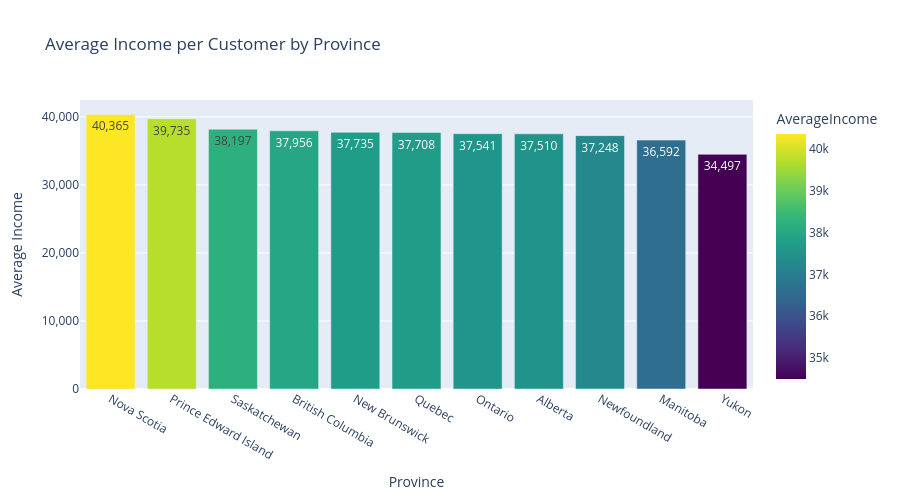

This figure's notebook cell:
### Markdown cell above
#### Province and Income (mean of all customer) Distribution

### Code cell
income_mean = (
    customers.groupby('Province or State')['Income']
    .mean()
    .reset_index(name='AverageIncome')
    .sort_values('AverageIncome', ascending=False)
)

fig = px.bar(
    income_mean,
    x='Province or State',
    y='AverageIncome',
    title='Average Income per Customer by Province',
    text_auto='.2f',
    color='AverageIncome',
    color_continuous_scale='Viridis'
)

# Add thousand separators to y-axis and hover labels
fig.update_layout(
    xaxis_title='Province',
    yaxis_title='Average Income',
    height=500,
    yaxis_tickformat=',',          # ← adds thousand separators
)

# Format hover labels and text with commas
fig.update_traces(
    hovertemplate='Province: %{x}<br>Average Income: %{y:,.0f}',
    texttemplate='%{y:,.0f}'      # ← show commas in bar text labels
)

fig.show()

### Figure 1 — Plotly figure (JSON) as saved in the notebook; plotly's stock layout.template omitted (floating-point values rounded to 4 significant figures)
{"data": [{"hovertemplate": "Province: %{x}<br>Average Income: %{y:,.0f}", "legendgroup": "", "marker": {"color": [40360.0, 39730.0, 38200.0, 37960.0, 37730.0, 37710.0, 37540.0, 37510.0, 37250.0, 36590.0, 34500.0], "coloraxis": "coloraxis", "pattern": {"shape": ""}}, "name": "", "orientation": "v", "showlegend": false, "textposition": "auto", "texttemplate": "%{y:,.0f}", "type": "bar", "x": ["Nova Scotia", "Prince Edward Island", "Saskatchewan", "British Columbia", "New Brunswick", "Quebec", "Ontario", "Alberta", "Newfoundland", "Manitoba", "Yukon"], "xaxis": "x", "y": [40360.0, 39730.0, 38200.0, 37960.0, 37730.0, 37710.0, 37540.0, 37510.0, 37250.0, 36590.0, 34500.0], "yaxis": "y"}], "layout": {"barmode": "relative", "coloraxis": {"colorbar": {"title": {"text": "AverageIncome"}}, "colorscale": [[0, "#440154"], [0.1111, "#482878"], [0.2222, "#3e4989"], [0.3333, "#31688e"], [0.4444, "#26828e"], [0.5556, "#1f9e89"], [0.6667, "#35b779"], [0.7778, "#6ece58"], [0.8889, "#b5de2b"], [1, "#fde725"]]}, "height": 500, "legend": {"tracegroupgap": 0}, "title": {"text": "Average Income per Customer by Province"}, "xaxis": {"anchor": "y", "domain": [0, 1], "title": {"text": "Province"}}, "yaxis": {"anchor": "x", "domain": [0, 1], "tickformat": ",", "title": {"text": "Average Income"}}}}
